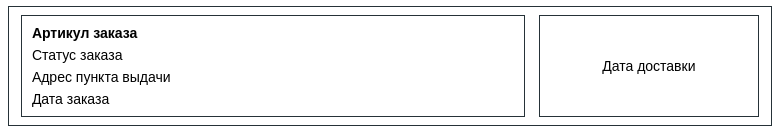
<?xml version="1.0" encoding="UTF-8"?>
<ui version="4.0">
 <class>ItemOrderWidget</class>
 <widget class="QWidget" name="ItemOrderWidget">
  <property name="geometry">
   <rect>
    <x>0</x>
    <y>0</y>
    <width>780</width>
    <height>132</height>
   </rect>
  </property>
  <property name="minimumSize">
   <size>
    <width>0</width>
    <height>116</height>
   </size>
  </property>
  <property name="windowTitle">
   <string>Заказ</string>
  </property>
  <property name="styleSheet">
   <string notr="true">QWidget#ItemOrderWidget {
    background-color: transparent;
}

QFrame#frame_card {
    background-color: #ffffff;
    border: 1px solid #263238;
    border-radius: 0px;
}

QFrame#frame_info,
QFrame#frame_delivery {
    background-color: transparent;
    border: 1px solid #263238;
}

QLabel {
    font-family: &quot;Times New Roman&quot;;
    font-size: 14px;
    border: none;
    background: transparent;
}

QLabel#label_product_name {
    font-weight: bold;
}</string>
  </property>
  <layout class="QVBoxLayout" name="verticalLayout_root">
   <property name="leftMargin">
    <number>8</number>
   </property>
   <property name="topMargin">
    <number>6</number>
   </property>
   <property name="rightMargin">
    <number>8</number>
   </property>
   <property name="bottomMargin">
    <number>6</number>
   </property>
   <item>
    <widget class="QFrame" name="frame_card">
     <property name="frameShape">
      <enum>QFrame::Shape::StyledPanel</enum>
     </property>
     <property name="frameShadow">
      <enum>QFrame::Shadow::Plain</enum>
     </property>
     <layout class="QHBoxLayout" name="horizontalLayout_card">
      <property name="leftMargin">
       <number>12</number>
      </property>
      <property name="topMargin">
       <number>8</number>
      </property>
      <property name="rightMargin">
       <number>12</number>
      </property>
      <property name="bottomMargin">
       <number>8</number>
      </property>
      <property name="spacing">
       <number>14</number>
      </property>
      <item>
       <widget class="QFrame" name="frame_info">
        <property name="frameShape">
         <enum>QFrame::Shape::StyledPanel</enum>
        </property>
        <property name="frameShadow">
         <enum>QFrame::Shadow::Plain</enum>
        </property>
        <layout class="QVBoxLayout" name="verticalLayout_info">
         <property name="leftMargin">
          <number>10</number>
         </property>
         <property name="topMargin">
          <number>8</number>
         </property>
         <property name="rightMargin">
          <number>10</number>
         </property>
         <property name="bottomMargin">
          <number>8</number>
         </property>
         <property name="spacing">
          <number>4</number>
         </property>
         <item>
          <widget class="QLabel" name="label_product_name">
           <property name="text">
            <string>Артикул заказа</string>
           </property>
          </widget>
         </item>
         <item>
          <widget class="QLabel" name="label_status_name">
           <property name="text">
            <string>Статус заказа</string>
           </property>
          </widget>
         </item>
         <item>
          <widget class="QLabel" name="label_pickup_point">
           <property name="text">
            <string>Адрес пункта выдачи</string>
           </property>
           <property name="wordWrap">
            <bool>true</bool>
           </property>
          </widget>
         </item>
         <item>
          <widget class="QLabel" name="label_order_date">
           <property name="text">
            <string>Дата заказа</string>
           </property>
          </widget>
         </item>
        </layout>
       </widget>
      </item>
      <item>
       <widget class="QFrame" name="frame_delivery">
        <property name="minimumSize">
         <size>
          <width>190</width>
          <height>0</height>
         </size>
        </property>
        <property name="maximumSize">
         <size>
          <width>220</width>
          <height>16777215</height>
         </size>
        </property>
        <property name="frameShape">
         <enum>QFrame::Shape::StyledPanel</enum>
        </property>
        <property name="frameShadow">
         <enum>QFrame::Shadow::Plain</enum>
        </property>
        <layout class="QVBoxLayout" name="verticalLayout_delivery">
         <property name="leftMargin">
          <number>8</number>
         </property>
         <property name="topMargin">
          <number>8</number>
         </property>
         <property name="rightMargin">
          <number>8</number>
         </property>
         <property name="bottomMargin">
          <number>8</number>
         </property>
         <item alignment="Qt::AlignmentFlag::AlignCenter">
          <widget class="QLabel" name="label_delivery_date">
           <property name="text">
            <string>Дата доставки</string>
           </property>
           <property name="alignment">
            <set>Qt::AlignmentFlag::AlignCenter</set>
           </property>
           <property name="wordWrap">
            <bool>true</bool>
           </property>
          </widget>
         </item>
        </layout>
       </widget>
      </item>
     </layout>
    </widget>
   </item>
  </layout>
 </widget>
 <resources/>
 <connections/>
</ui>
